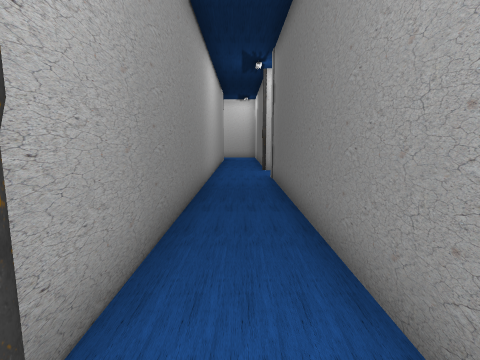
View 1 (above)

23 first-person views from a walk through a Unity game level. The camera is 1.5 m above the floor, tilts 8° down and sees 80° across. The floor is counted in squares, 1 m on a side. Each view is taken from the middle of a square. On the plan, view 1 faces up. The plan holds only what a view shows up to about 14 squares ahead; the rest is blank. The place goes on beyond the plan. The player character is not drawn. Some animated figures are not drawn. Door leaves are left out, so doorways stand open. Some surface patterns are stand-ins.

View 2
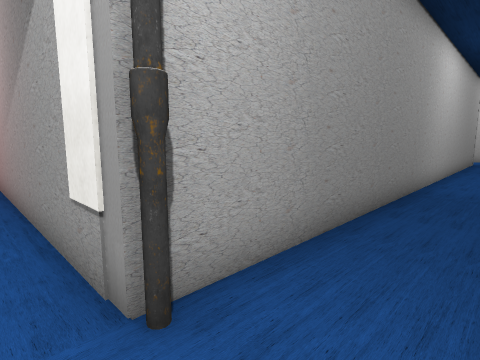

View 3
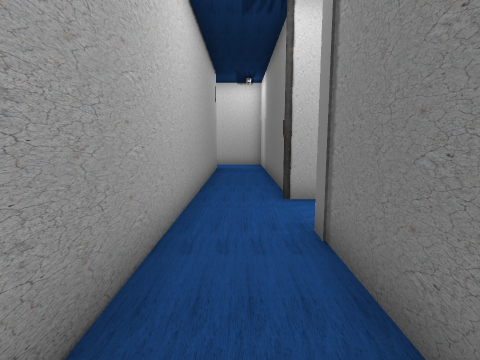

View 4
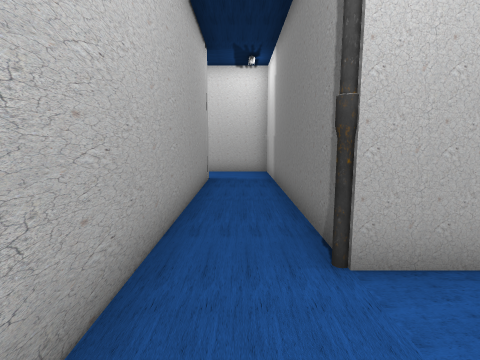

View 5
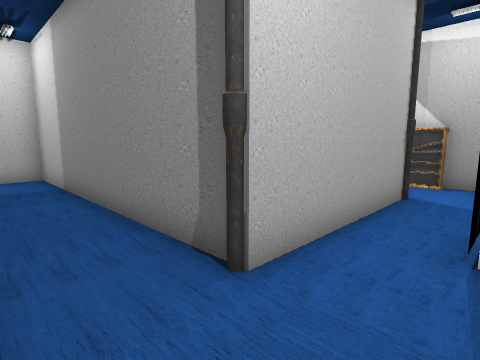

View 6
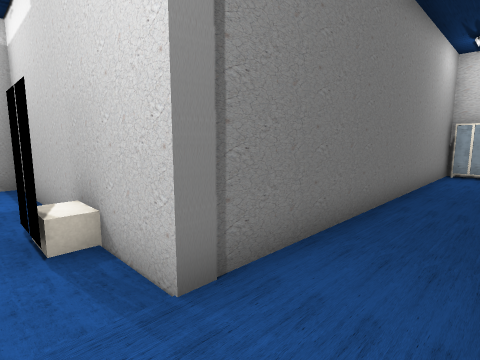

View 7
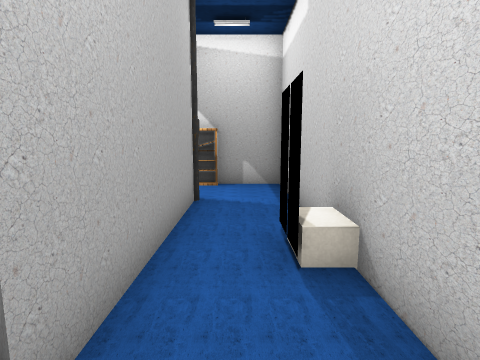

View 8
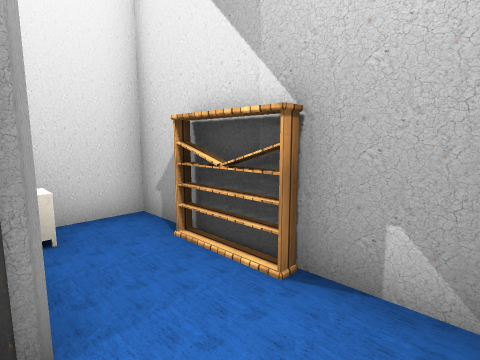

View 9
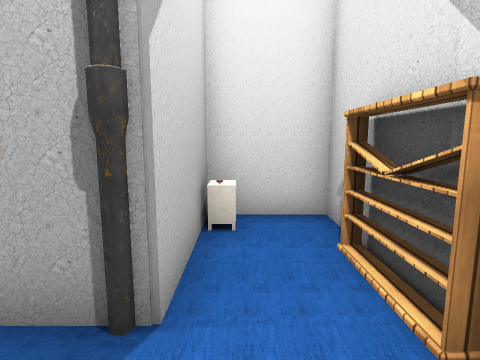

View 10
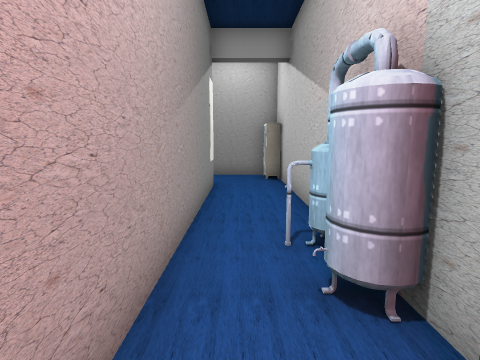

View 11
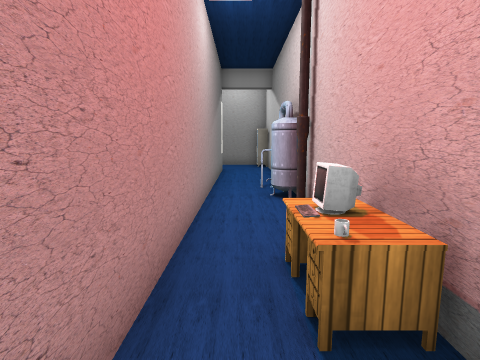

View 12
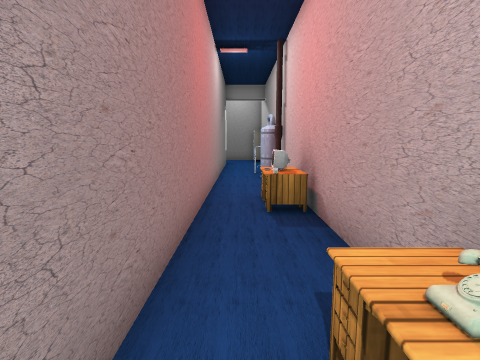

View 13
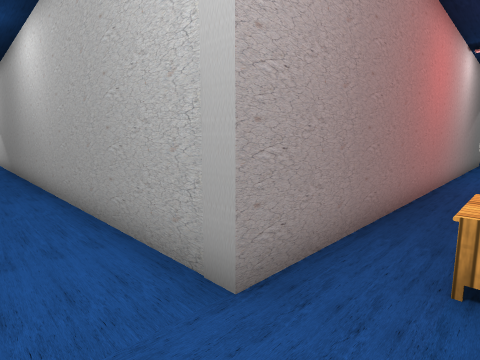

View 14
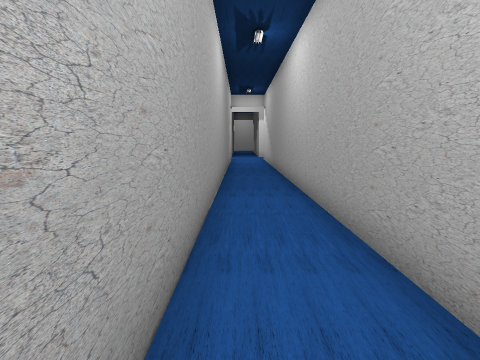

View 15
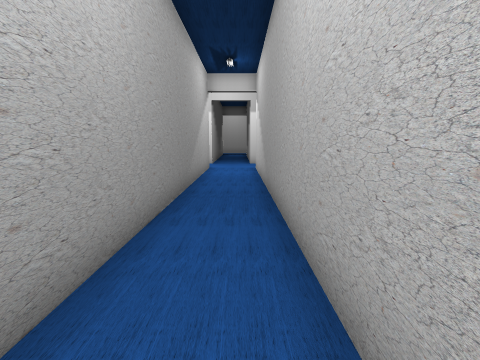

View 16
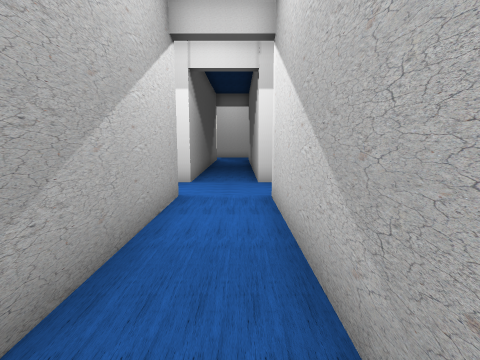

View 17
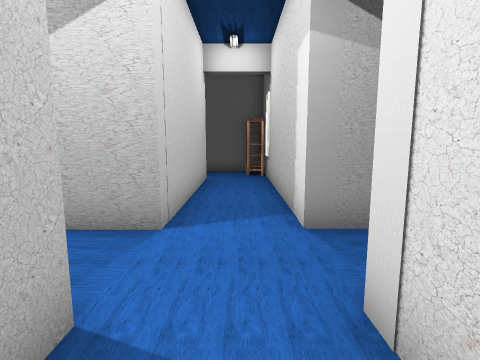

View 18
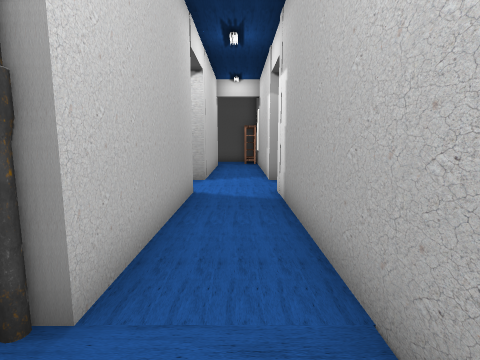

View 19
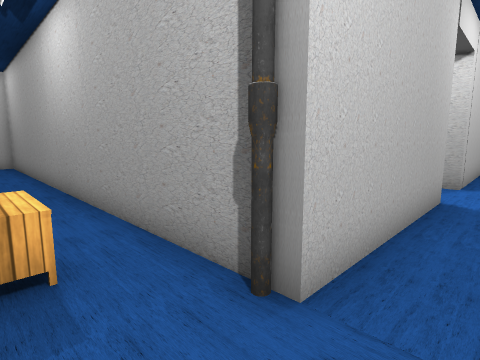

View 20
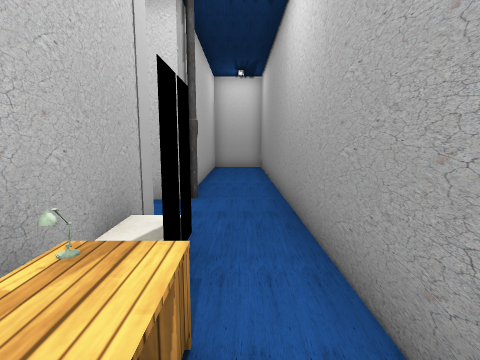

View 21
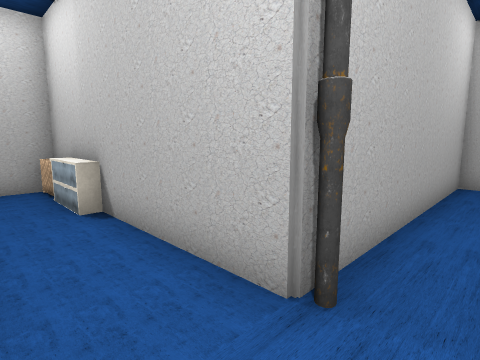

View 22
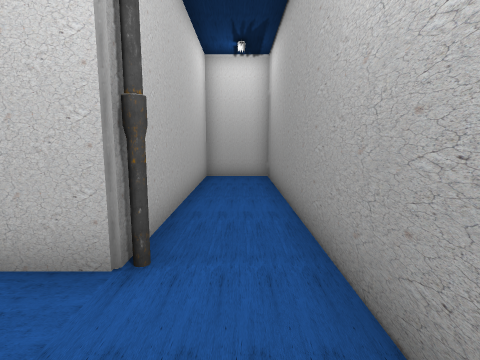

View 23
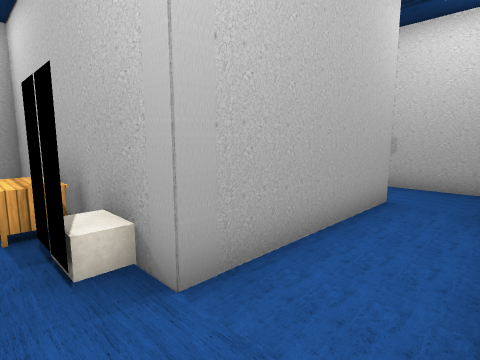

### Floor plan
Ten units are one square. View 1 is at (0, 0); x grows to the right and y downward. Boxes are objects, and circles mark ways between rooms. Rooms are numbered by the first view taken in them; rooms with no view inside come last. Other rooms are left out.
<svg viewBox="-317 -294 427 315">
<path fill="none" stroke="#000" d="M-65 -163 -125 -163 -125 -251 -213 -251 -213 -282M-152 -216 -152 -51 -125 -51 -125 -139 -41 -139 -41 -171M13 -145 13 -246 -15 -246M-13 -224 -13 -14M24 -141 14 -141M-182 16 -85 16M-59 16 2 16M-14 -9 -212 -9 -212 -227 -154 -227M-237 -289 -237 -251 -312 -251M0 16 0 10 11 10M-301 -227 -237 -227 -237 -6M13 16 13 -116 25 -116M66 -141 24 -141M98 -115 98 -177 74 -177 74 -144M25 -116 95 -116"/>
<rect x="-205" y="5" width="10" height="10" fill="#bbb"><title>table</title></rect>
<rect x="-195" y="5" width="10" height="10" fill="#bbb"><title>phone</title></rect>
<rect x="-185" y="5" width="10" height="10" fill="#bbb"><title>table</title></rect>
<rect x="-155" y="-225" width="10" height="10" fill="#bbb"><title>pipe</title></rect>
<rect x="-145" y="5" width="10" height="10" fill="#bbb"><title>mug</title></rect>
<rect x="-135" y="5" width="10" height="10" fill="#bbb"><title>monitor</title></rect>
<rect x="-135" y="-145" width="10" height="10" fill="#bbb"><title>pipe</title></rect>
<rect x="-135" y="-185" width="10" height="10" fill="#bbb"><title>other object</title></rect>
<rect x="-135" y="-195" width="10" height="10" fill="#bbb"><title>lamp</title></rect>
<rect x="-135" y="-205" width="10" height="10" fill="#bbb"><title>table</title></rect>
<rect x="-105" y="5" width="10" height="10" fill="#bbb"><title>pipe</title></rect>
<rect x="-95" y="5" width="30" height="10" fill="#bbb"><title>tank</title></rect>
<rect x="-75" y="-145" width="10" height="10" fill="#bbb"><title>other object</title></rect>
<rect x="-55" y="-145" width="10" height="10" fill="#bbb"><title>heater</title></rect>
<rect x="-15" y="-15" width="10" height="10" fill="#bbb"><title>pipe</title></rect>
<rect x="5" y="-145" width="10" height="10" fill="#bbb"><title>pipe</title></rect>
<rect x="35" y="-125" width="10" height="10" fill="#bbb"><title>other object</title></rect>
<rect x="65" y="-145" width="10" height="10" fill="#bbb"><title>pipe</title></rect>
<rect x="75" y="-175" width="10" height="10" fill="#bbb"><title>other object</title></rect>
<rect x="95" y="-155" width="10" height="10" fill="#bbb"><title>cupboard</title></rect>
<circle cx="20" cy="-130" r="3" fill="#2a7"/>
<text x="-130" y="-130">1</text>
<text x="70" y="-140">2</text>
</svg>
Room 1 opens to room 2.

Where each view was taken, in squares from view 1:
view 1: 0 up, 0 right, facing up
view 2: 0 up, 1 right, facing up-left
view 3: 7 up, 0 right, facing up
view 4: 11 up, 0 right, facing up
view 5: 12 up, 1 left, facing up-right
view 6: 13 up, 1 left, facing down-right
view 7: 13 up, 0 right, facing right
view 8: 12 up, 7 right, facing up-right
view 9: 12 up, 8 right, facing up
view 10: 0 up, 11 left, facing right
view 11: 0 up, 16 left, facing right
view 12: 0 up, 20 left, facing right
view 13: 1 down, 23 left, facing up-right
view 14: 0 up, 23 left, facing up
view 15: 7 up, 22 left, facing up
view 16: 15 up, 22 left, facing up
view 17: 24 up, 19 left, facing left
view 18: 24 up, 13 left, facing left
view 19: 24 up, 13 left, facing down-left
view 20: 21 up, 14 left, facing down
view 21: 16 up, 14 left, facing down-right
view 22: 17 up, 14 left, facing down
view 23: 14 up, 14 left, facing up-right
